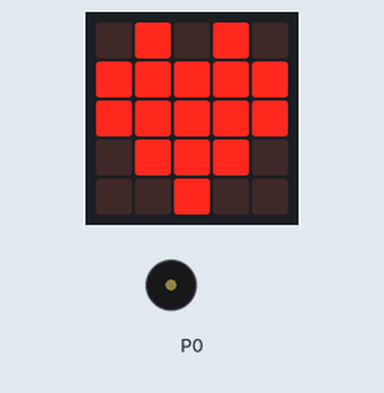
Bench run of a program on a simulated BBC micro:bit running MicroPython. Shown: the board's 5×5 LED display, buzzer (waves = sounding). Random numbers come from a fixed seed.

Above: at 0.1 s.
At 10.3 s:
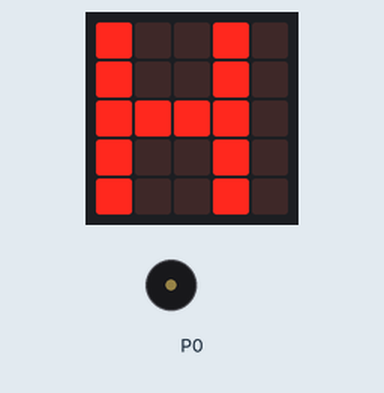
At 21.0 s:
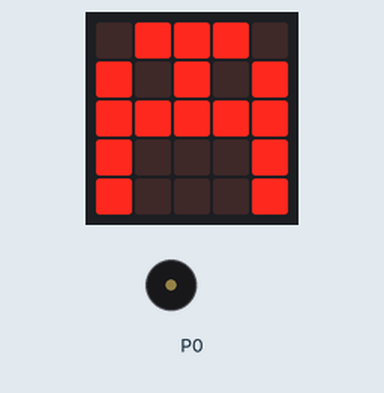
At 34.6 s:
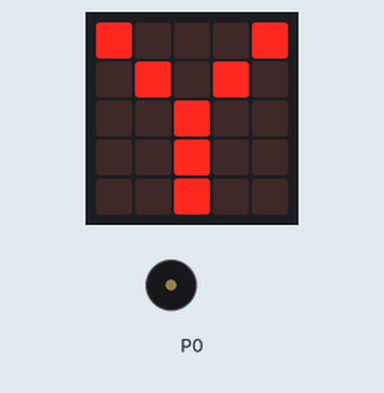
Timing chart, 0 to 36.1 s (numbered marks = the images above):
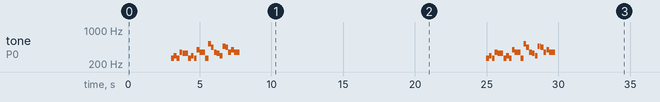

The program:

happy-birthday.py
```python
from microbit import *
import random
import music

invaders = [
    [
        Image("09990:90909:99999:90009:09090"),
        Image("09990:90909:99999:90009:90009")
    ],
    [
        Image("00900:09990:99999:90009:09090"),
        Image("00900:09990:99999:09090:90009")
    ],
    [
        Image("09990:90909:99999:90009:09090"),
        Image("09990:90909:99999:09090:90009")
    ]
]

def show_animation(image_list):
    for _ in range(8):
        display.show(image_list, delay=500)
    display.show('')
    sleep(500)

def show_text(text):
    for char in text:
        display.show(char)
        sleep(700)
        display.show(' ')
        sleep(100)

music.set_tempo(bpm=300)

while True:
    display.show(Image.HEART)
    sleep(3000)
    music.play(music.BIRTHDAY, wait=False)
    show_text('HAPPYBIRTHDAY')
    display.show(' ', 300)
    show_animation(random.choice(invaders))
```

Measured:
- by itself, tone on P0: plays 262 Hz for 0.14 s, 262 Hz for 0.04 s, 294 Hz for 0.19 s, 262 Hz for 0.19 s, 349 Hz for 0.19 s, 330 Hz for 0.39 s … (50 notes in this stretch)
- what the display in image 1 shows lasts 0.7 s, from 10.2 s to 10.9 s
- what the display in image 2 shows lasts 1.0 s, from 21.0 s to 22.0 s
